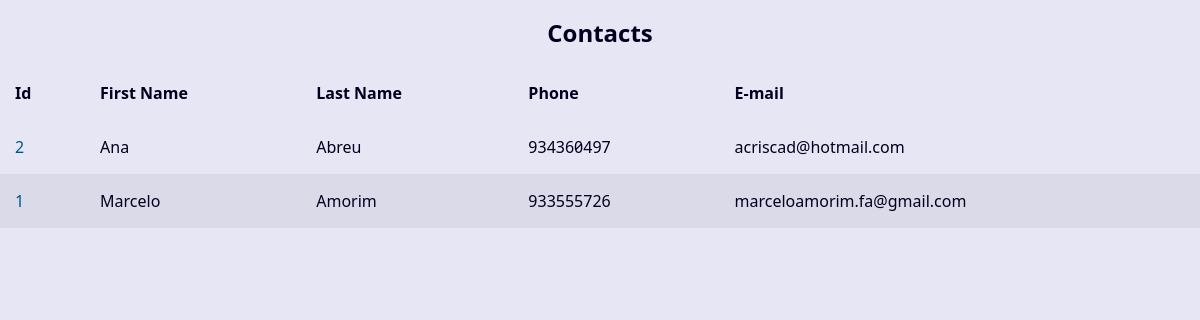
Before: / with the older database file.
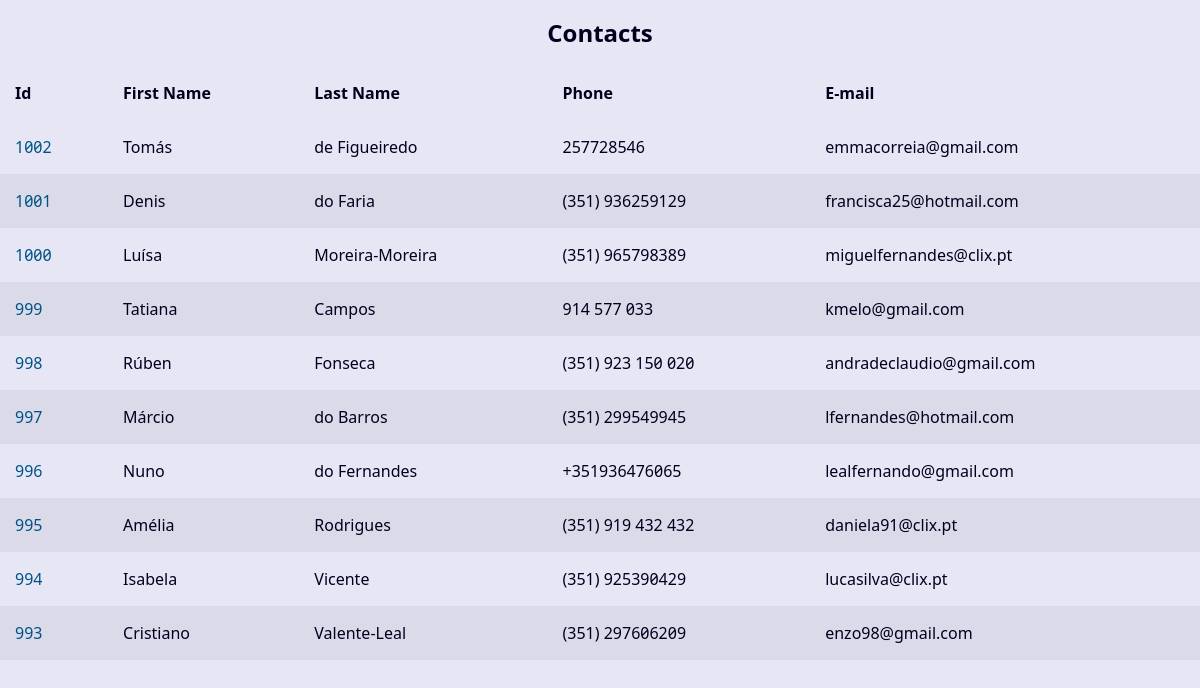
After: the same page with the newer database file.
### contact/models.py (models this page shows, shortened)
class Contact(models.Model):
    first_name = models.CharField(max_length=20)
    last_name = models.CharField(max_length=20)
    mobile_phone = models.CharField(max_length=9)
    email = models.EmailField(max_length=100, blank=True)
    created_date = models.DateTimeField(default=timezone.now)
    description = models.TextField(blank=True)
    picture = models.ImageField(blank=True, upload_to='pictures/%Y/%m/')
    show = models.BooleanField(default=True)
    category = models.ForeignKey(Category, on_delete=models.SET_NULL, blank=True, null=True)
    owner = models.ForeignKey(User, on_delete=models.SET_NULL, blank=True, null=True)

### contact/views.py (the view)
# urls.py: path('', views.index, name='index')
def index(request):
    contacts = Contact.objects.filter(show=True).order_by("-id")[0:10]
    context = {
        'contacts': contacts,
        'page_title': 'Contacts List'
    }
    return render(
        request,
        'contact/index.html',
        context
    )

### contact/templates/contact/index.html
{% extends "global/base.html" %}
{% block content %}
    <table class="contacts-table">
        <caption class="table-caption">Contacts</caption>
        <thead>
            <tr class="table-row table-row-header">
                <th class="table-header">Id</th>
                <th class="table-header">First Name</th>
                <th class="table-header">Last Name</th>
                <th class="table-header">Phone</th>
                <th class="table-header">E-mail</th>
            </tr>
        </thead>
        <tbody>
            {% for contact in contacts %}
                <tr class="table-row">
                    <td class="table-cel"><a class="table-link" href="{% url "contact:contact" contact.id %}">{{ contact.id }}</a></td>
                    <td class="table-cel">{{ contact.first_name }}</td>
                    <td class="table-cel">{{ contact.last_name }}</td>
                    <td class="table-cel">{{ contact.mobile_phone }}</td>
                    <td class="table-cel">{{ contact.email }}</td>
                </tr>
            {% endfor %}
        </tbody>
    </table>
{% endblock content %}

### base_templates/global/base.html (shortened to what this page needs)
{% load static %}
<!DOCTYPE html>
<html lang="en">
<head>
    <link rel="stylesheet" href="{% static 'global/css/reset.css' %}">
    <link rel="stylesheet" href="{% static 'global/css/style.css' %}">
</head>
<body>
    <main>
        {% block content %}{% endblock content %}
    </main>
</body>
</html>

### base_static/global/css/style.css (style rules this page uses)
:root { --spacing: 1.5rem; --link-dark-color: rgb(0, 83, 134); --link-light-color: rgb(156, 217, 255); --clr-white: rgb(245, 245, 255); --clr-black: rgb(0, 0, 30); --clr-light-gray: rgb(230, 230, 245); --clr-dark-shadow-5: rgba(0, 0, 10, 5%); --clr-dark-shadow-10: rgba(0, 0, 10, 10%); --clr-dark-shadow-20: rgba(0, 0, 10, 20%); --clr-light-shadow-5: rgba(200, 200, 255, 5%); --clr-light-shadow-10: rgba(200, 200, 255, 10%); --clr-light-shadow-20: rgba(200, 200, 255, 20%); --main-page-width: 120rem; --table-min-width: 60rem; --biggest-font-size: 5rem; --bigger-font-size: 4rem; --big-font-size: 3.2rem; --medium-font-size: 2.4rem; --small-font-size: 1.6rem; --smaller-font-size: 1.4rem; --smallest-font-size: 1.2rem; --transition-fast: 300ms; --transition-medium: 600ms; --transition-slow: 1s; --default-border-radius: 4px; }
*, *::before, *::after { margin: 0; padding: 0; box-sizing: border-box; }
html { font-size: 62.5%; }
body { font-family: system-ui, -apple-system, BlinkMacSystemFont, 'Segoe UI', Roboto,Oxygen, Ubuntu, Cantarell, 'Open Sans', 'Helvetica Neue', sans-serif; line-height: 1.5; font-size: var(--small-font-size); color: var(--clr-black); -webkit-font-smoothing: antialiased; background: var(--clr-light-gray); }
.contacts-table { width: 100%; min-width: var(--table-min-width); border-collapse: collapse; }
.table-caption { font-size: var(--medium-font-size); font-weight: bold; padding: var(--spacing); }
.table-row { text-align: left; text-overflow: ellipsis; transition: background-color var(--transition-fast) ease-in-out; }
.table-row:nth-of-type(2n) { background: var(--clr-dark-shadow-5); }
.table-row-header { background: var(--clr-light-gray); color: var(--clr-black); }
.table-cel, .table-header { padding: var(--spacing); }
.table-link { color: var(--link-dark-color); transition: color var(--transition-fast) ease-in-out; text-decoration: none; }

Changed rows visible on the page:
removed Contact: id "2", first_name "Ana", last_name "Abreu", mobile_phone "934360497", email "acriscad@hotmail.com"
removed Contact: id "1", first_name "Marcelo", last_name "Amorim", mobile_phone "933555726", email "marceloamorim.fa@gmail.com"
added Contact: id "1002", first_name "Tomás", last_name "de Figueiredo", mobile_phone "257728546", email "emmacorreia@gmail.com"
added Contact: id "1001", first_name "Denis", last_name "do Faria", mobile_phone "(351) 936259129", email "francisca25@hotmail.com"
added Contact: id "1000", first_name "Luísa", last_name "Moreira-Moreira", mobile_phone "(351) 965798389", email "miguelfernandes@clix.pt"
added Contact: id "999", first_name "Tatiana", last_name "Campos", mobile_phone "914 577 033", email "kmelo@gmail.com"
added Contact: id "998", first_name "Rúben", last_name "Fonseca", mobile_phone "(351) 923 150 020", email "andradeclaudio@gmail.com"
added Contact: id "997", first_name "Márcio", last_name "do Barros", mobile_phone "(351) 299549945", email "lfernandes@hotmail.com"
added Contact: id "996", first_name "Nuno", last_name "do Fernandes", mobile_phone "+351936476065", email "lealfernando@gmail.com"
added Contact: id "995", first_name "Amélia", last_name "Rodrigues", mobile_phone "(351) 919 432 432", email "daniela91@clix.pt"
added Contact: id "994", first_name "Isabela", last_name "Vicente", mobile_phone "(351) 925390429", email "lucasilva@clix.pt"
added Contact: id "993", first_name "Cristiano", last_name "Valente-Leal", mobile_phone "(351) 297606209", email "enzo98@gmail.com"
